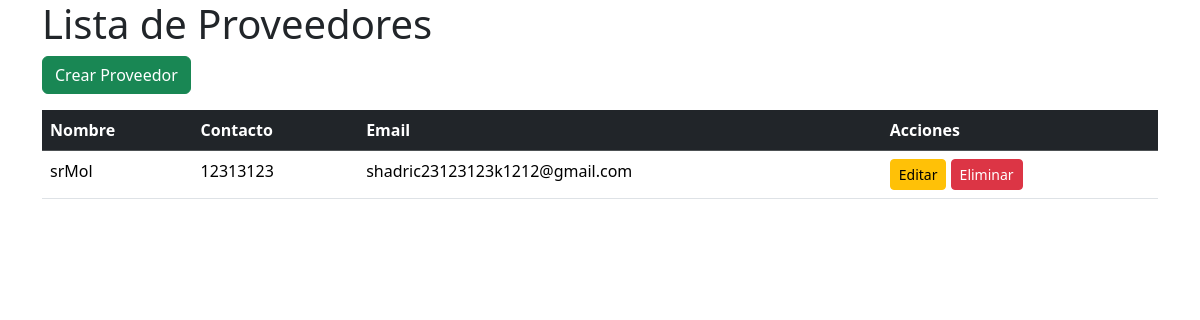
Screenshot of /productos/proveedores/ with the database file from the repository.
### productos/models.py (models this page shows, shortened)
class Proveedor(models.Model):
    nombre = models.CharField(max_length=255, unique=True)
    contacto = models.CharField(max_length=255, blank=True, null=True)
    email = models.EmailField(blank=True, null=True)

### productos/views.py (the view)
# urls.py: path('proveedores/', ListarProveedores.as_view(), name='listar_proveedores'),
class ListarProveedores(View):
    def get(self, request):
        proveedores = Proveedor.objects.all()
        return render(request, 'listar_proveedores.html', {"proveedores": proveedores})

### productos/templates/listar_proveedores.html (shortened to what this page needs)
{% extends 'base.html' %}
{% block content %}
<div class="container">
    <h1>Lista de Proveedores</h1>
    <a href="{% url 'crear_proveedor' %}" class="btn btn-success mb-3">Crear Proveedor</a>
    <table class="table">
        <thead class="table-dark">
            <tr>
                <th>Nombre</th>
                <th>Contacto</th>
                <th>Email</th>
                <th>Acciones</th>
            </tr>
        </thead>
        <tbody>
            {% for proveedor in proveedores %}
            <tr>
                <td>{{ proveedor.nombre }}</td>
                <td>{{ proveedor.contacto }}</td>
                <td>{{ proveedor.email }}</td>
                <td>
                    <a href="{% url 'editar_proveedor' proveedor.id %}" class="btn btn-warning btn-sm">Editar</a>
                    <form action="{% url 'eliminar_proveedor' proveedor.id %}" method="post" class="d-inline">
                        <button type="submit" class="btn btn-danger btn-sm">Eliminar</button>
                    </form>
                </td>
            </tr>
            {% endfor %}
        </tbody>
    </table>
</div>
{% endblock %}

### rows the page displays
Proveedor: nombre "srMol", contacto "12313123", email "shadric23123123k1212@gmail.com"
